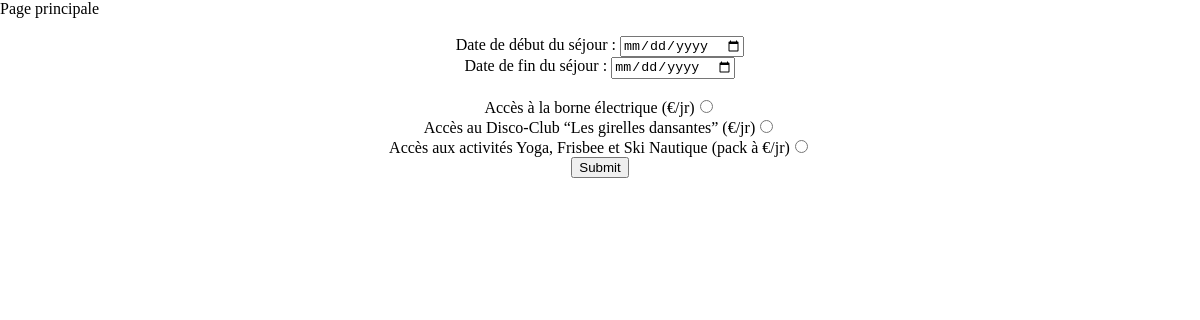
Before: /reservations.php (signed in) with the older database file.
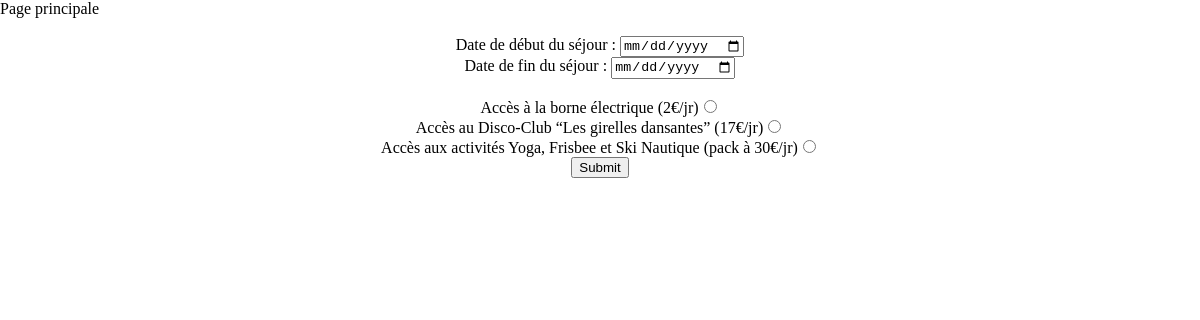
After: the same page with the newer database file.
### tables this page shows
CREATE TABLE IF NOT EXISTS `tarif` (
  `id` int(11) NOT NULL AUTO_INCREMENT,
  `jour` int(10) NOT NULL,
  `borne` int(2) NOT NULL,
  `disco` int(17) NOT NULL,
  `yfs` int(30) NOT NULL,
  PRIMARY KEY (`id`)
);

### reservations.php (the view, shortened to what this page needs)
<html>
<?php
if (isset($_SESSION['login']))
{
    echo '<a href="index.php">Page principale</a><br/><br/>';
    $connexion=mysqli_connect("Localhost","root","","camping");
    $requetetarif = "SELECT jour,borne,disco,yfs FROM tarif";
    $querytarif=mysqli_query($connexion,$requetetarif);
    $resultattarif=mysqli_fetch_all($querytarif);
    $tarifborne=$resultattarif[0][1];
    $tarifdisco=$resultattarif[0][2];
    $tarifyfs=$resultattarif[0][3];
    ?>
    <head>
        <link rel="stylesheet" href="camping.css">
    </head>
    <form action="" method="post">
    <label for="">Date de début du séjour : </label>
        <input type="date" name="datedebut"><br>
    <label for="">Date de fin du séjour : </label>
        <input type="date" name="datefin"><br>
        <br>
        Accès à la borne électrique (<?php echo $tarifborne; ?>€/jr)<input type="radio" name="borne" value="<?php echo $tarifborne ?>"><br>
        Accès au Disco-Club “Les girelles dansantes” (<?php echo $tarifdisco; ?>€/jr)<input type="radio" name="disco" value="<?php echo $tarifdisco ?>"><br>
        Accès aux activités Yoga, Frisbee et Ski Nautique (pack à <?php echo $tarifyfs; ?>€/jr)<input type="radio" name="yfs" value="<?php echo $tarifyfs ?>"><br>
        <input type="submit" name="valider">
    </form>
    <?php
}
else
{
    header("location:connexion.php");
    echo 'La page est inacessible si vous n\'êtes connecté.';
}
?>
</html>

### camping.css (style rules this page uses)
form { text-align: center; }
a { color: rgb(0, 0, 0); text-decoration: none; }

Changed rows visible on the page:
added tarif: borne "2", disco "17", yfs "30"
